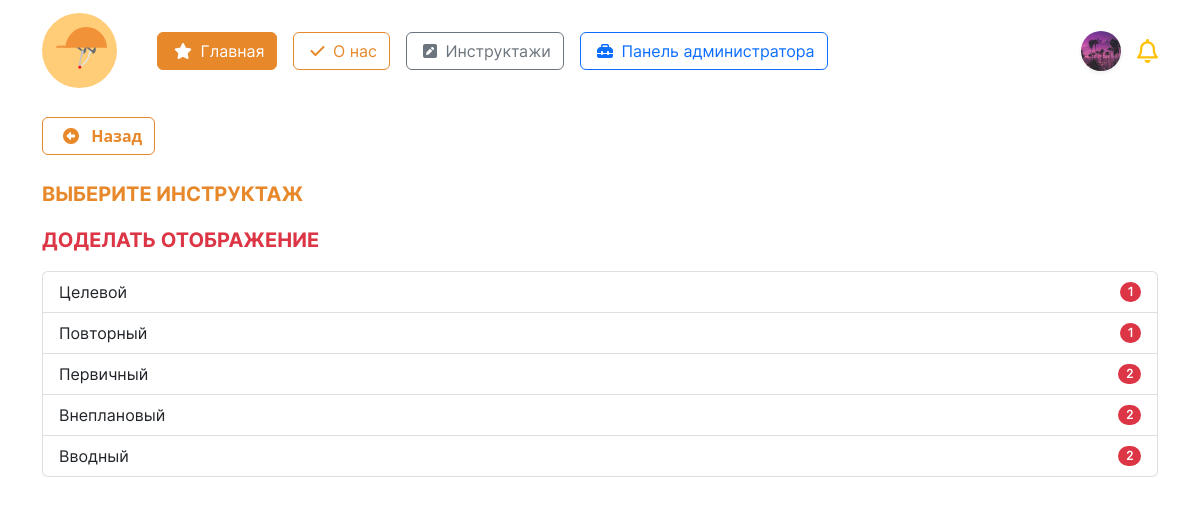
/account/themes_inst/ (signed in), run on the app's committed database.
### initru/models.py (models this page shows, shortened)
class CustomUser(AbstractUser):  # custom user for Users with django
    gen = (
        ('m', 'Мужской'),
        ('j', 'Женский')
    )
    patronymic = models.CharField(
        'Отчество',
        max_length=250,
    )
    gender = models.CharField(
        'Пол', choices=gen,
        max_length=3, null=True,
    )
    birthday_date = models.DateField(
        'Дата рождения', null=True,
    )
    region  = models.ForeignKey(
        Region, on_delete=models.CASCADE,
        null=True, verbose_name='Регион',
    )
    city  = ChainedForeignKey(
        City,
        chained_field='region',
        chained_model_field="region",
        show_all=False,
        auto_choose=True,
        null=True,
        sort=True, verbose_name = 'Город')
    street  = models.ForeignKey(
        Street, on_delete=models.CASCADE,
        null=True, verbose_name='Улица',
    )
    house = models.IntegerField(
        "Номер дома", null=True,
    )
    flat = models.IntegerField(
        'Этаж', null=True,
    )
    avatar = models.ImageField(
        'Изображение пользователя',
        upload_to='images/users/',
        null=True,
        blank=True,
    )
    phone_number = models.CharField(
        'Номер телефона', max_length=20,unique=True,
        blank=False, null=True,
    )
    type_user  = models.ForeignKey(
        typeuser, on_delete=models.CASCADE,
        verbose_name='Тип пользователя', null=True,
    )
    groupStud  = models.ForeignKey(
        Groups, on_delete=models.CASCADE,
        verbose_name='Группа', null=True,
        blank=True
    )
    role  = models.ForeignKey(
        role, on_delete=models.CASCADE,
        null=True, verbose_name='Роль',
    )
    date_end = models.DateField(
        'Дата завершения зачисления',
        null=True,
    )

class inst(models.Model):
    name_instruction = models.CharField(
        'Название инструктажа',
        max_length=64
    )
    date_period = models.IntegerField(
        'Период инструктажа'
    )
    class Meta:
        verbose_name = 'Инструктаж'
        verbose_name_plural = 'Инструктажи'
    @property
    def counttest(self):
        return test.objects.filter(instruction = self.pk).count

### initru/views.py (the view)
# urls.py: path('account/themes_inst/', BriefLayoutView.listBriefs, name = "brief"),
    @login_required
    def listBriefs(request):
        page_name = "user_tests/user_themes_tests_list.html"
        themesInstructions = inst.objects.all().order_by("-name_instruction")
        values = {
            'themes': themesInstructions,
        }
        return render(request, page_name, values)

### initru/templates/user_tests/user_themes_tests_list.html (shortened to what this page needs)
{% extends "../base.html" %}
{% block content %}
<div class="container mt-3">
    <a class = 'btn btn-outline-orange mb-2 fw-bold' onclick="javascript:history.back(); return false;" href ="#">
        <i class="fa-solid fa-circle-left mx-2"></i>
        Назад
    </a>
    <p class = 'fs-5 text-uppercase mt-3' style="font-family: 'Inter-Bold'; color:#E7882B;">Выберите инструктаж</p>
    <p class = 'fs-5 text-uppercase mt-3 text-danger' style="font-family: 'Inter-Bold';">доделать отображение</p>
    <div class="list-group mt-3" style='font-family: "Inter-Regular";'>
        {% for item in themes %}
            <a class="list-group-item list-group-item-action d-flex justify-content-between align-items-center" href="{% url 'test_list' item.id %}">{{ item.name_instruction }}
                <span class="badge rounded-pill text-white bg-danger">{{ item.counttest }}</span>
            </a>
        {% endfor %}
    </div>
</div>
{% endblock %}

### initru/templates/base.html (shortened to what this page needs)
<!DOCTYPE html>
{% load static %}
<html lang="ru">
<head>
	<link rel="stylesheet" href="{% static 'css/bootstrap.min.css' %}">
	<link rel="stylesheet" href="{% static 'css/style.css' %}">
	<link href="{% static 'fontawesomefree/css/fontawesome.css' %}" rel="stylesheet" type="text/css">
	<link href="{% static 'fontawesomefree/css/brands.css' %}" rel="stylesheet" type="text/css">
	<link href="{% static 'fontawesomefree/css/solid.css' %}" rel="stylesheet" type="text/css">
</head>
<header>
	<nav class="navbar" style='font-family: "Inter-Regular";'>
		<div class="container">
			<div class='d-flex align-items-center'>
				<a href="{% url 'main' %}" class="navbar-brand">
					<img src="{% static 'images/logo.svg' %}" alt="logo" height="75">
				</a>
				<div class="d-flex mx-3 flex-wrap">
					<a class='btn btn-orange mx-2' href="{% url 'main' %}">
						<i class="fa-solid fa-star mx-1"></i>
						Главная
					</a>
					<a class='btn btn-outline-orange mx-2' href="{% url 'about' %}">
						<i class="fa-solid fa-check mx-1"></i>
						О нас
					</a>
					{% if user.is_authenticated %}
					<a class='btn btn-outline-secondary mx-2' href="{% url 'brief' %}">
						<i class="fa-solid fa-square-pen mx-1"></i>
						Инструктажи
					</a>
						{% if user.is_superuser %}
							<a class='btn btn-outline-primary mx-2' href="{% url 'admin:index' %}">
								<i class="fa-solid fa-toolbox mx-1"></i>
								Панель администратора
							</a>
						{% endif %}
					{% endif %}
				</div>
			</div>
			<div class='navbar d-flex justify-content-center'>
				{% if user.is_authenticated %}
				<div class="dropdown text-end d-flex mx-2">
					<a class="d-block link-dark text-decoration-none d-flex align-items-center" id="dropdownUser1" data-bs-toggle="dropdown" aria-expanded="false">
						<div class = 'rounded-circle mx-2 shadow-sm' style = '
						width: 40px;
						height: 40px;
						background-position: center;
						background-repeat: no-repeat;
						background-size: cover;
						background-clip: unset;
						background-image: url("{{ request.user.avatar.url }}");
						'></div>
					</a>
				</div>
				<i class="fa-regular fa-bell fs-4 text-warning"></i>
				{% else %}
				<div class="dropdown text-end">
					<a href="{% url 'login' %}" class="d-block link-dark text-decoration-none">
						<img src="{% static 'images/startPage/user/user.svg' %}" alt="user">
					</a>
				</div>
				{% endif %}
			</div>
		</div>
	</nav>
</header>
<body>
	<main>
		{% block content %}
		{% endblock content %}
	</main>
</body>
</html>

### data on the page
CustomUser: user.avatar (picture)
inst: name_instruction "Целевой", counttest "1"
inst: name_instruction "Повторный", counttest "1"
inst: name_instruction "Первичный", counttest "2"
inst: name_instruction "Внеплановый", counttest "2"
inst: name_instruction "Вводный", counttest "2"
